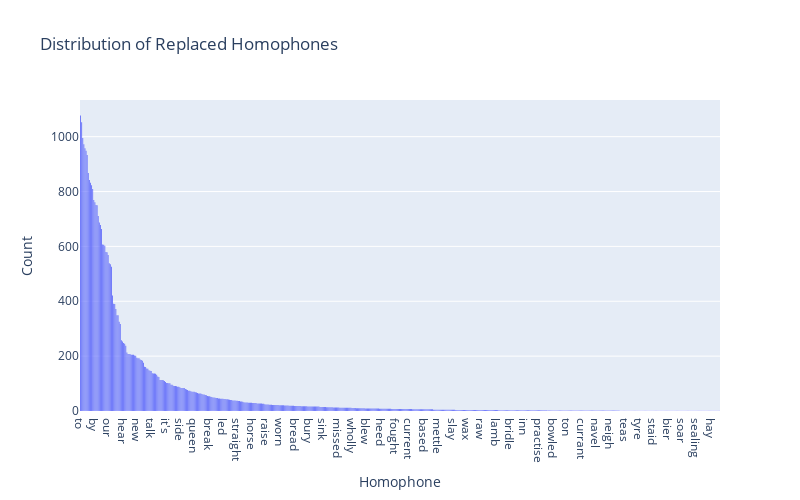

Notebook cell for this chart:
### Code cell
import plotly.express as px

homophone_counts = error_df["correct_word"].value_counts()

# Sort by count
homophone_counts = homophone_counts.sort_values(ascending=False)
fig = px.histogram(
    error_df,
    x="correct_word",
    title="Distribution of Replaced Homophones",
    width=800,
    height=500,
    category_orders={"correct_word": homophone_counts.index},
)
fig.update_layout(xaxis_title="Homophone", yaxis_title="Count", hovermode="x")
fig.show()

### Figure 1 — Plotly figure (JSON) as saved in the notebook; plotly's stock layout.template omitted (floating-point values rounded to 4 significant figures; data arrays with more than 128 entries replaced by an {"elided": "..."} marker saying what was removed)
{"data": [{"alignmentgroup": "True", "bingroup": "x", "hovertemplate": "correct_word=%{x}<br>count=%{y}<extra></extra>", "legendgroup": "", "marker": {"color": "#636efa", "pattern": {"shape": ""}}, "name": "", "offsetgroup": "", "orientation": "v", "showlegend": false, "type": "histogram", "x": {"elided": "68573 str values"}, "xaxis": "x", "yaxis": "y"}], "layout": {"barmode": "relative", "height": 500, "hovermode": "x", "legend": {"tracegroupgap": 0}, "title": {"text": "Distribution of Replaced Homophones"}, "width": 800, "xaxis": {"anchor": "y", "categoryarray": {"elided": "580 str values"}, "categoryorder": "array", "domain": [0, 1], "title": {"text": "Homophone"}}, "yaxis": {"anchor": "x", "domain": [0, 1], "title": {"text": "Count"}}}}
